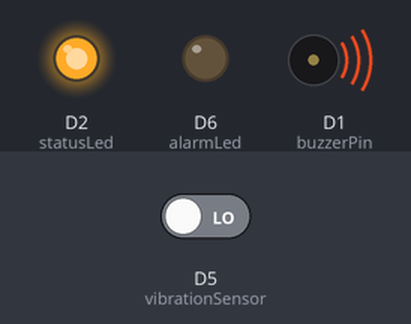
This sketch was run on a simulated ESP8266 (NodeMCU). Shown: output pins drawn as LEDs (lit = HIGH), buzzer (waves = sounding, pin HIGH). Dashed ring = blinking. The inputs (shaded band) are chosen by the test bench; at power-on: D5 (vibrationSensor) LOW. WiFi joins after 1.5 s; servers stay silent unless stated; what the sketch prints to the serial monitor is not drawn.

Above: at 2.8 s.
2.9 s: D5 (vibrationSensor) driven HIGH
At 3.05 s:
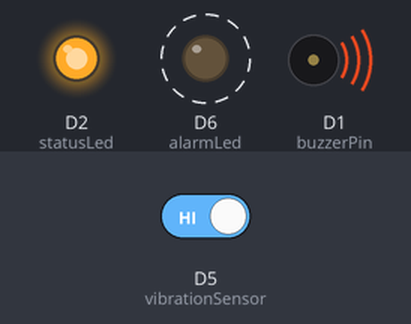
5.9 s: D5 (vibrationSensor) driven LOW
At 5.9 s:
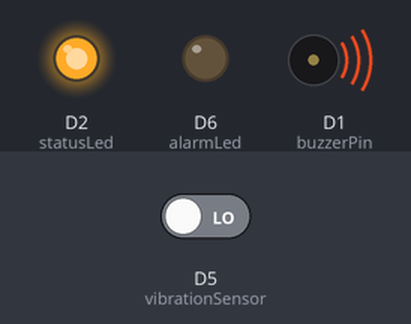
Timing chart, 0 to 8.9 s (numbered marks = the images above; inputs shaded):
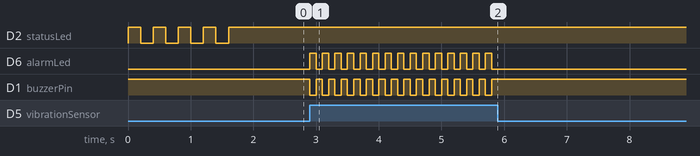

The sketch:

NodeMCU-SW-420-Vibration-Sensor-Alarm-System.ino
```cpp
#include <ESP8266WiFi.h>
#include <ESP_Mail_Client.h>

// WiFi credentials
#define WIFI_SSID "WIFI"
#define WIFI_PASSWORD "12345678"

// SMTP settings
#define SMTP_HOST "smtp.gmail.com"
#define SMTP_PORT 465
#define AUTHOR_EMAIL "your_email@gmail.com"
#define AUTHOR_PASSWORD "your_app_password"
#define RECIPIENT_EMAIL "recipient@example.com"

// Pin definitions
const int vibrationSensor = D5;  // SW-420 DO pin
const int buzzerPin = D1;
const int statusLed = D2;
const int alarmLed = D6;

// Detection parameters
unsigned long lastVibrationTime = 0;
const unsigned long debounceTime = 500;  // 500ms minimum between detections
const unsigned long emailCooldown = 30000; // 30s between emails
unsigned long lastEmailTime = 0;

// SMTP client
SMTPSession smtp;

void setup() {
  Serial.begin(9600);

  // Configure pins
  pinMode(vibrationSensor, INPUT);
  pinMode(buzzerPin, OUTPUT);
  pinMode(statusLed, OUTPUT);
  pinMode(alarmLed, OUTPUT);

  // Initial state
  digitalWrite(buzzerPin, HIGH);
  digitalWrite(alarmLed, LOW);
  digitalWrite(statusLed, LOW);

  // Connect to WiFi
  WiFi.begin(WIFI_SSID, WIFI_PASSWORD);
  Serial.print("Connecting to WiFi");
  while (WiFi.status() != WL_CONNECTED) {
    Serial.print(".");
    digitalWrite(statusLed, !digitalRead(statusLed));
    delay(200);
  }
  digitalWrite(statusLed, HIGH);
  Serial.println("\nWiFi connected");
  Serial.println("IP address: " + WiFi.localIP().toString());

  // Print initial sensor state - FIXED VERSION
  Serial.print("Initial sensor state: ");
  Serial.println(digitalRead(vibrationSensor) ? "HIGH (active)" : "LOW (inactive)");
}

void loop() {
  // Current sensor reading
  int sensorState = digitalRead(vibrationSensor);

  // Debug output every 2 seconds
  static unsigned long lastPrint = 0;
  if (millis() - lastPrint > 2000) {
    Serial.print("Sensor state: ");
    Serial.println(sensorState);
    lastPrint = millis();
  }

  // Detect vibration (SW-420 goes HIGH when vibrating)
  if (sensorState == HIGH && millis() - lastVibrationTime > debounceTime) {
    lastVibrationTime = millis();
    Serial.println("Vibration detected!");

    triggerAlarm();

    // Only send email if cooldown period has passed
    if (millis() - lastEmailTime > emailCooldown) {
      sendEmailAlert();
      lastEmailTime = millis();
    }
  }
}

void triggerAlarm() {
  // Visual and audible alert
  for (int i = 0; i < 5; i++) {
    digitalWrite(alarmLed, HIGH);
    digitalWrite(buzzerPin, LOW);
    delay(100);
    digitalWrite(alarmLed, LOW);
    digitalWrite(buzzerPin, HIGH);
    delay(100);
  }
}

void sendEmailAlert() {
  // Configure SMTP session
  ESP_Mail_Session session;
  session.server.host_name = SMTP_HOST;
  session.server.port = SMTP_PORT;
  session.login.email = AUTHOR_EMAIL;
  session.login.password = AUTHOR_PASSWORD;
  session.login.user_domain = "";

  // Create message
  SMTP_Message message;
  message.sender.name = "Vibration Alarm";
  message.sender.email = AUTHOR_EMAIL;
  message.subject = "Vibration Detected!";
  message.addRecipient("Recipient", RECIPIENT_EMAIL);

  // Email content
  String htmlMsg = R"(
  <div style="font-family:Arial,sans-serif;max-width:600px">
    <h2 style="color:#d32f2f">Vibration Alert</h2>
    <p>Your SW-420 vibration sensor detected movement.</p>
    <div style="background:#f5f5f5;padding:10px;border-left:4px solid #d32f2f">
      <p><strong>Event Details:</strong></p>
      <ul>
        <li>Time: )" + getTimeString() + R"(</li>
        <li>Device IP: )" + WiFi.localIP().toString() + R"(</li>
        <li>Sensor: SW-420 Vibration Module</li>
      </ul>
    </div>
    <p>Please investigate if this was unexpected.</p>
  </div>
  )";

  message.html.content = htmlMsg.c_str();
  message.text.charSet = "us-ascii";
  message.html.transfer_encoding = Content_Transfer_Encoding::enc_7bit;

  // Connect and send
  if (!smtp.connect(&session)) {
    Serial.println("SMTP connection failed: " + smtp.errorReason());
    return;
  }

  if (!MailClient.sendMail(&smtp, &message)) {
    Serial.println("Error sending email: " + smtp.errorReason());
  } else {
    Serial.println("Email alert sent successfully");
  }
}

String getTimeString() {
  unsigned long totalSeconds = millis() / 1000;
  unsigned long hours = totalSeconds / 3600;
  unsigned long minutes = (totalSeconds % 3600) / 60;
  unsigned long seconds = totalSeconds % 60;

  char buf[20];
  snprintf(buf, sizeof(buf), "%02lu:%02lu:%02lu", hours, minutes, seconds);
  return String(buf);
}
```

Measured:
- after the input at 2.9 s, D6 (alarmLed), D1 (buzzerPin): alternates HIGH for 0.10 s and LOW for 0.10 s, starting at once
- after the input at 5.9 s, D6 (alarmLed): stops changing and stays LOW; D1 (buzzerPin): stops changing and stays HIGH
